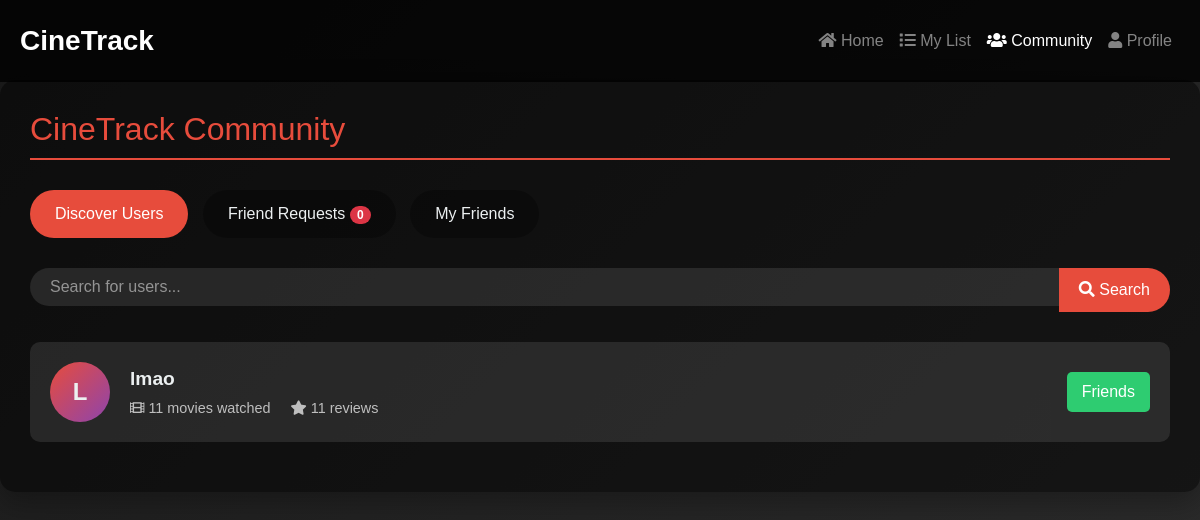
Page /community (signed in) on the earlier database version.
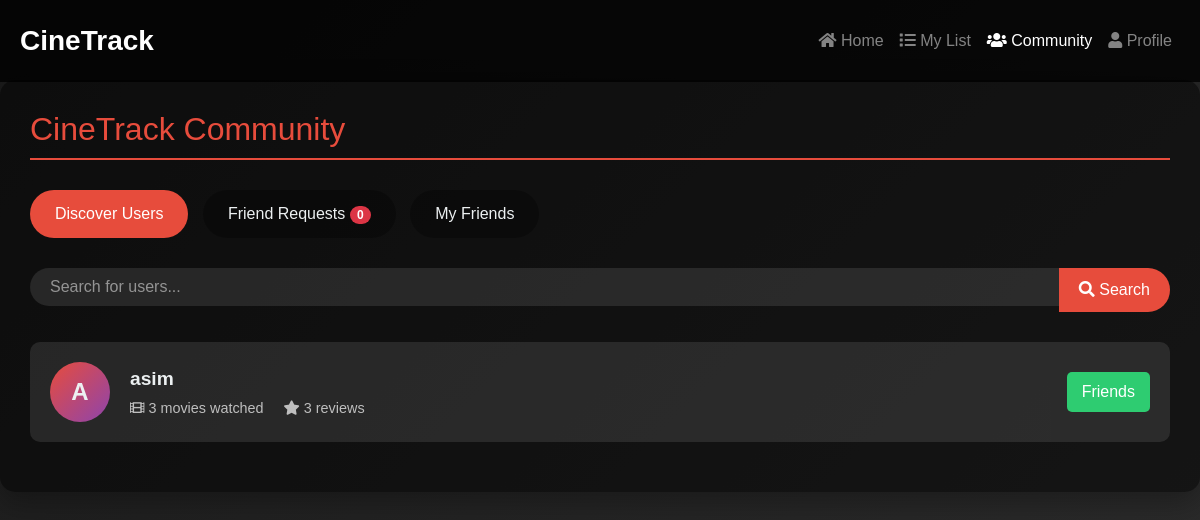
Same page on the later database version.
### MRS15/models.py (models this page shows)
class User(db.Model):
    id = db.Column(db.Integer, primary_key=True)
    username = db.Column(db.String(150), unique=True, nullable=False)
    password = db.Column(db.String(150), nullable=False)
    favorite_genre = db.Column(db.String(150), nullable=True)
    favorite_movies = db.Column(db.String(150), nullable=True)
    sent_requests = db.relationship('FriendRequest', foreign_keys='FriendRequest.sender_id', backref='sender', lazy='dynamic')
    received_requests = db.relationship('FriendRequest', foreign_keys='FriendRequest.receiver_id', backref='receiver', lazy='dynamic')
    friends = db.relationship('Friendship', primaryjoin='or_(User.id==Friendship.user_id1, User.id==Friendship.user_id2)', lazy='dynamic')
    watched_movies = db.relationship('WatchedMovie', backref='user', lazy='dynamic')
    wishlist = db.relationship('WishlistMovie', backref='user', lazy='dynamic')
    last_online = db.Column(db.DateTime, default=db.func.current_timestamp())

### MRS15/routes.py (the view)
@main.route('/community', methods=['GET', 'POST'])
def community():
    if 'user_id' not in session:
        flash('Please log in to manage your friends.', 'danger')
        return redirect(url_for('main.login'))
    user = User.query.get(session['user_id'])
    incoming_requests = user.received_requests.all()
    sent_requests = [req.receiver_id for req in user.sent_requests.all()]
    friends = [friendship.user_id1 if friendship.user_id1 != user.id else friendship.user_id2 for friendship in user.friends.all()]
    if request.method == 'POST':
        search_query = request.form['search_query']
        users = User.query.filter(User.username.contains(search_query), User.id != user.id).limit(10).all()
        return render_template('community.html', users=users, incoming_requests=incoming_requests, sent_requests=sent_requests, friends=friends, User=User)
    users = User.query.filter(User.id != user.id).limit(10).all()
    return render_template('community.html', users=users, incoming_requests=incoming_requests, sent_requests=sent_requests, friends=friends, User=User)

### MRS15/templates/community.html (shortened to what this page needs)
<!DOCTYPE html>
<html lang="en">
<head>
    <link rel="stylesheet" href="https://stackpath.bootstrapcdn.com/bootstrap/4.5.2/css/bootstrap.min.css">
    <link rel="stylesheet" href="https://cdnjs.cloudflare.com/ajax/libs/font-awesome/5.15.1/css/all.min.css">
</head>
<body>
    <nav class="navbar navbar-expand-lg navbar-dark">
        <a class="navbar-brand" href="/">CineTrack</a>
        <div class="collapse navbar-collapse" id="navbarNav">
            <ul class="navbar-nav ml-auto">
                <li class="nav-item">
                    <a class="nav-link" href="/"><i class="fas fa-home"></i> Home</a>
                </li>
                <li class="nav-item">
                    <a class="nav-link" href="/mylist"><i class="fas fa-list"></i> My List</a>
                </li>
                <li class="nav-item active">
                    <a class="nav-link" href="/community"><i class="fas fa-users"></i> Community</a>
                </li>
                <li class="nav-item">
                    <a class="nav-link" href="/profile"><i class="fas fa-user"></i> Profile</a>
                </li>
            </ul>
        </div>
    </nav>
    <div class="community-container">
        <h1 class="section-title">CineTrack Community</h1>
        <div class="tabs-container">
            <button class="tab-button active" data-tab="discover">Discover Users</button>
            <button class="tab-button" data-tab="requests">Friend Requests <span class="badge badge-pill badge-danger">{{ incoming_requests|length }}</span></button>
            <button class="tab-button" data-tab="friends">My Friends</button>
        </div>
        <div id="discover" class="tab-content active">
            <form class="search-form" method="POST">
                <div class="input-group">
                    <input type="text" class="form-control search-input" placeholder="Search for users..." name="search_query">
                    <div class="input-group-append">
                        <button class="btn search-btn" type="submit"><i class="fas fa-search"></i> Search</button>
                    </div>
                </div>
            </form>
            <div class="user-list">
                {% if users %}
                    {% for user in users %}
                        <div class="user-card">
                            <div class="user-avatar">
                                {{ user.username[0] | upper }}
                            </div>
                            <div class="user-info">
                                <div class="user-name">{{ user.username }}</div>
                                <div class="user-stats">
                                    <span><i class="fas fa-film"></i> {{ user.watched_movies.count() }} movies watched</span>
                                    <span class="ml-3"><i class="fas fa-star"></i> {{ user.comments | length }} reviews</span>
                                </div>
                            </div>
                            <div class="ml-auto">
                                {% if user.id in friends %}
                                    <button class="friend-action-btn friends" disabled>Friends</button>
                                {% elif user.id in sent_requests %}
                                    <button class="friend-action-btn pending" disabled>Request Sent</button>
                                {% elif user.id in incoming_requests %}
                                    <form action="{{ url_for('main.accept_friend_request', request_id=user.id) }}" method="POST" style="display: inline;">
                                        <button type="submit" class="friend-action-btn accept">Accept Request</button>
                                    </form>
                                {% else %}
                                    <form action="{{ url_for('main.send_friend_request', receiver_id=user.id) }}" method="POST" style="display: inline;">
                                        <button type="submit" class="friend-action-btn">Add Friend</button>
                                    </form>
                                {% endif %}
                            </div>
                        </div>
                    {% endfor %}
                {% else %}
                    <div class="empty-state">
                        <i class="fas fa-users"></i>
                        <p>No users found. Try searching for someone!</p>
                    </div>
                {% endif %}
            </div>
        </div>
    </div>
</body>
</html>

### MRS15/templates/community.html (style rules this page uses)
:root { --primary-color: #e74c3c; --secondary-color: #2c3e50; --text-color: #ecf0f1; --background-dark: #1a1a1a; --background-light: #2d2d2d; }
body { background: linear-gradient(135deg, var(--background-dark), var(--background-light)); color: var(--text-color); font-family: 'Montserrat', sans-serif; min-height: 100vh; }
.navbar { background-color: rgba(0, 0, 0, 0.8); padding: 15px 20px; position: fixed; width: 100%; top: 0; z-index: 1000; }
.navbar-brand { color: var(--primary-color); font-size: 28px; font-weight: bold; }
.community-container { max-width: 1200px; margin: 80px auto 30px; padding: 30px; background: rgba(0, 0, 0, 0.5); border-radius: 15px; box-shadow: 0 10px 30px rgba(0, 0, 0, 0.3); }
.section-title { font-size: 2rem; margin-bottom: 30px; color: var(--primary-color); border-bottom: 2px solid var(--primary-color); padding-bottom: 10px; }
.search-form { margin-bottom: 30px; }
.search-input { background: rgba(255, 255, 255, 0.1); border: none; border-radius: 25px; padding: 10px 20px; color: var(--text-color); }
.search-input::placeholder { color: rgba(255, 255, 255, 0.5); }
.search-btn { background: var(--primary-color); color: white; border: none; border-radius: 25px; padding: 10px 20px; transition: all 0.3s ease; }
.tabs-container { margin-bottom: 30px; }
.tab-button { background: rgba(0, 0, 0, 0.3); border: none; color: var(--text-color); padding: 12px 25px; margin-right: 10px; border-radius: 30px; cursor: pointer; transition: all 0.3s ease; font-size: 16px; }
.tab-button.active { background: var(--primary-color); color: white; }
.tab-content { display: none; animation: fadeIn 0.5s ease-out; }
.tab-content.active { display: block; }
.user-card { background: rgba(255, 255, 255, 0.1); border-radius: 10px; padding: 20px; margin-bottom: 20px; transition: all 0.3s ease; animation: fadeIn 0.5s ease-out; display: flex; align-items: center; }
.user-avatar { width: 60px; height: 60px; border-radius: 50%; background: linear-gradient(135deg, #e74c3c, #8e44ad); display: flex; align-items: center; justify-content: center; font-size: 24px; font-weight: bold; margin-right: 20px; }
.user-info { flex-grow: 1; }
.user-name { font-size: 1.2rem; font-weight: bold; margin-bottom: 5px; }
.user-stats { font-size: 0.9rem; color: rgba(255, 255, 255, 0.7); }
.friend-action-btn { background: var(--primary-color); color: white; border: none; border-radius: 5px; padding: 8px 15px; transition: all 0.3s ease; }
.friend-action-btn.friends { background: #2ecc71; }
.user-card:nth-child(1) { animation-delay: 0.1s; }

Differences in the rows shown:
changed User: username "L" → "A"; username "lmao" → "asim"; watched_movies.count "11" → "3"; comments|length "11" → "3"
